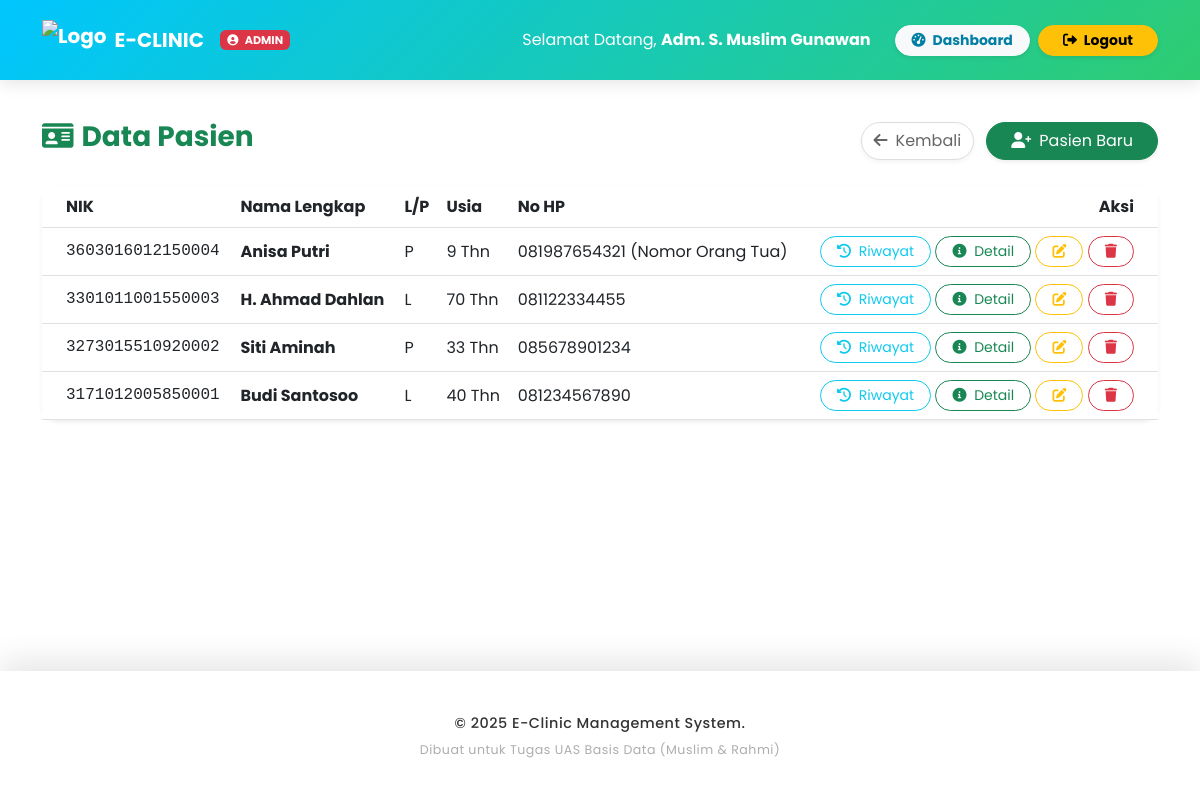
The app's page /Resepsionis/pasien.php (signed in) with its own data.
### tables this page shows
CREATE TABLE `pasien` (
  `id_pasien` int(11) NOT NULL,
  `nik` varchar(16) NOT NULL,
  `nama_pasien` varchar(100) NOT NULL,
  `tgl_lahir` date NOT NULL,
  `jenis_kelamin` enum('L','P') NOT NULL,
  `alamat` text DEFAULT NULL,
  `no_hp` varchar(50) DEFAULT NULL,
  `tgl_daftar` datetime DEFAULT current_timestamp()
);

### Resepsionis/pasien.php (the view, shortened to what this page needs)
<?php
$path_prefix = '../';
include $path_prefix . 'layout/header.php';
?>
<div class="container mb-5">
    <div class="d-flex justify-content-between align-items-center mb-4">
        <h3 class="fw-bold text-success"><i class="fas fa-id-card me-2"></i>Data Pasien</h3>
        <div>
            <a href="index.php" class="btn btn-secondary rounded-pill btn-back me-2">
                <i class="fas fa-arrow-left me-2"></i>Kembali
            </a>
            <button class="btn btn-success rounded-pill px-4 shadow-sm" data-bs-toggle="modal" data-bs-target="#modalAdd">
                <i class="fas fa-user-plus me-2"></i>Pasien Baru
            </button>
        </div>
    </div>
    <div class="card shadow-sm border-0">
        <div class="table-responsive">
            <table class="table table-hover align-middle mb-0">
                <thead class="bg-transparent">
                    <tr>
                        <th class="ps-4">NIK</th>
                        <th>Nama Lengkap</th>
                        <th>L/P</th>
                        <th>Usia</th>
                        <th>No HP</th>
                        <th class="text-end pe-4">Aksi</th>
                    </tr>
                </thead>
                <tbody>
                    <?php
                    $q = mysqli_query($conn, "SELECT *, TIMESTAMPDIFF(YEAR, tgl_lahir, CURDATE()) AS usia FROM pasien ORDER BY id_pasien DESC");
                    $data_pasien = [];
                    while($row = mysqli_fetch_assoc($q)){
                        $data_pasien[] = $row;
                    }
                    foreach($data_pasien as $r):
                        $id_clean = intval($r['id_pasien']);
                    ?>
                    <tr style="position: relative; z-index: 1;">
                        <td class="ps-4 font-monospace" data-label="NIK"><?= $r['nik'] ?></td>
                        <td class="fw-bold" data-label="Nama Lengkap"><?= $r['nama_pasien'] ?></td>
                        <td data-label="L/P"><?= $r['jenis_kelamin'] ?></td>
                        <td data-label="Usia"><?= $r['usia'] ?> Thn</td>
                        <td data-label="No HP"><?= $r['no_hp'] ?></td>
                        <td class="text-end pe-4" data-label="Aksi">
                            <button type="button" class="btn btn-sm btn-outline-info rounded-pill px-3" data-bs-toggle="modal" data-bs-target="#modalHistory<?= $id_clean ?>">
                                <i class="fas fa-history me-1"></i> Riwayat
                            </button>
                            <button type="button" class="btn btn-sm btn-outline-success rounded-pill px-3" data-bs-toggle="modal" data-bs-target="#modalDetail<?= $id_clean ?>">
                                <i class="fas fa-info-circle me-1"></i> Detail
                            </button>
                            <button type="button" class="btn btn-sm btn-outline-warning rounded-pill px-3" data-bs-toggle="modal" data-bs-target="#modalEdit<?= $id_clean ?>">
                                <i class="fas fa-edit"></i>
                            </button>
                            <a href="?del=<?= $id_clean ?>" class="btn btn-sm btn-outline-danger rounded-pill px-3" onclick="return confirm('Yakin hapus data pasien ini?')">
                                <i class="fas fa-trash"></i>
                            </a>
                        </td>
                    </tr>
                    <?php endforeach; ?>
                </tbody>
            </table>
        </div>
    </div>
</div>
<?php include $path_prefix . 'layout/footer.php'; ?>

### assets/css/style.css (style rules this page uses)
:root { --primary: #00c6ff; --primary-dark: #007ea3; --secondary: #2ecc71; --bg-light: #f8f9fa; --gradient-main: linear-gradient(135deg, #00c6ff 0%, #2ecc71 100%); --gradient-green: linear-gradient(135deg, #2ecc71 0%, #27ae60 100%); --gradient-mix: linear-gradient(135deg, #00c6ff 0%, #2ecc71 100%); }
body { background: #ffffff; font-family: 'Poppins', sans-serif; line-height: 1.6; color: #333; min-height: 100vh; display: flex; flex-direction: column; padding-top: 120px; }
.btn-secondary { background: #fff; color: #666; border: 1px solid #ddd; box-shadow: 0 2px 5px rgba(0,0,0,0.05); }
.card { border-radius: 15px; border: none; transition: transform 0.3s, box-shadow 0.3s; background: #ffffff; box-shadow: 0 5px 15px rgba(0, 0, 0, 0.05); }
.btn { transition: all 0.3s cubic-bezier(0.25, 0.8, 0.25, 1); position: relative; overflow: hidden; backdrop-filter: blur(5px); }

### records on screen
pasien: nik "3603016012150004", nama_pasien "Anisa Putri", jenis_kelamin "P", usia "9", no_hp "081987654321 (Nomor Orang Tua)"
pasien: nik "3301011001550003", nama_pasien "H. Ahmad Dahlan", jenis_kelamin "L", usia "70", no_hp "081122334455"
pasien: nik "3273015510920002", nama_pasien "Siti Aminah", jenis_kelamin "P", usia "33", no_hp "085678901234"
pasien: nik "3171012005850001", nama_pasien "Budi Santosoo", jenis_kelamin "L", usia "40", no_hp "081234567890"

### other values on screen
$_SESSION['role'] "ADMIN"
$_SESSION['nama'] "Adm. S. Muslim Gunawan"
